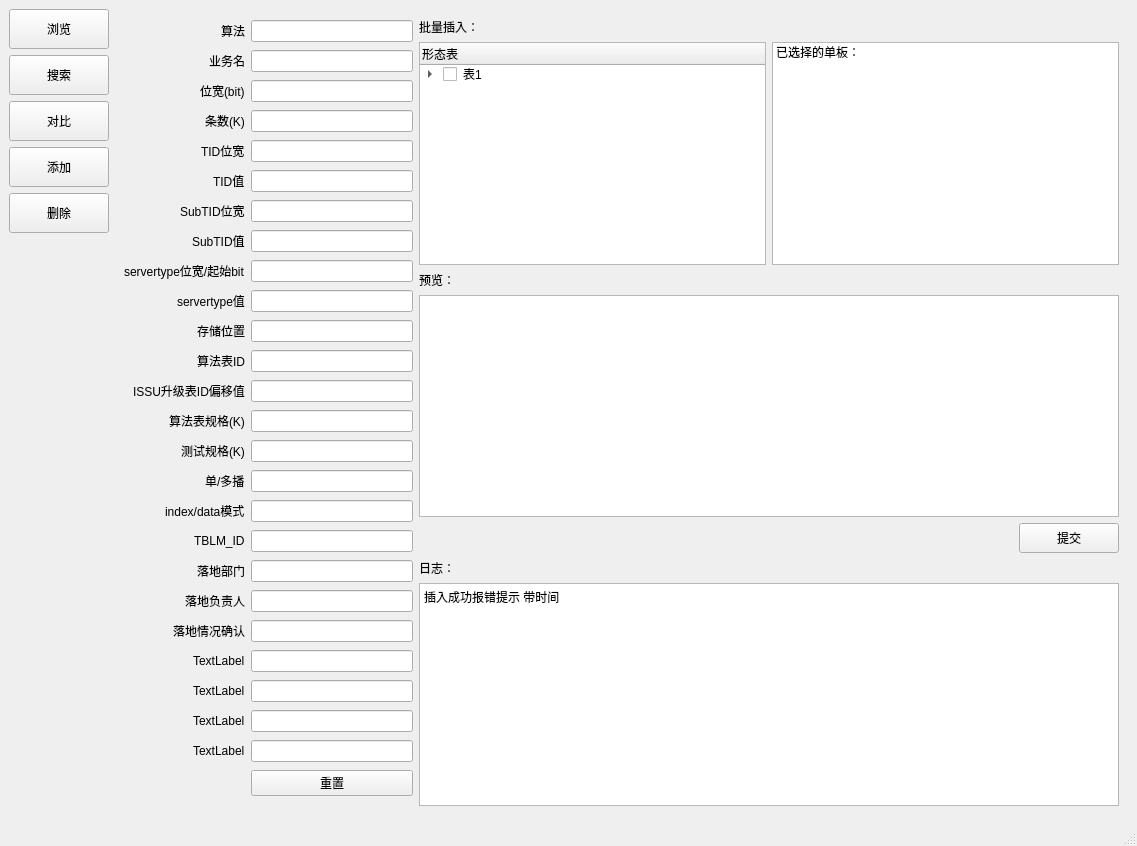
<?xml version="1.0" encoding="UTF-8"?>
<ui version="4.0">
 <class>MainWindow</class>
 <widget class="QMainWindow" name="MainWindow">
  <property name="geometry">
   <rect>
    <x>0</x>
    <y>0</y>
    <width>1133</width>
    <height>778</height>
   </rect>
  </property>
  <property name="windowTitle">
   <string>MainWindow</string>
  </property>
  <widget class="QWidget" name="centralwidget">
   <layout class="QVBoxLayout" name="verticalLayout_4">
    <item>
     <layout class="QHBoxLayout" name="horizontalLayout">
      <item>
       <layout class="QVBoxLayout" name="verticalLayout">
        <property name="sizeConstraint">
         <enum>QLayout::SetDefaultConstraint</enum>
        </property>
        <item>
         <widget class="QPushButton" name="pushButton_1">
          <property name="minimumSize">
           <size>
            <width>100</width>
            <height>40</height>
           </size>
          </property>
          <property name="text">
           <string>浏览</string>
          </property>
         </widget>
        </item>
        <item>
         <widget class="QPushButton" name="pushButton_2">
          <property name="minimumSize">
           <size>
            <width>100</width>
            <height>40</height>
           </size>
          </property>
          <property name="text">
           <string>搜索</string>
          </property>
         </widget>
        </item>
        <item>
         <widget class="QPushButton" name="pushButton_3">
          <property name="minimumSize">
           <size>
            <width>100</width>
            <height>40</height>
           </size>
          </property>
          <property name="text">
           <string>对比</string>
          </property>
         </widget>
        </item>
        <item>
         <widget class="QPushButton" name="pushButton_4">
          <property name="minimumSize">
           <size>
            <width>100</width>
            <height>40</height>
           </size>
          </property>
          <property name="text">
           <string>添加</string>
          </property>
         </widget>
        </item>
        <item>
         <widget class="QPushButton" name="pushButton_5">
          <property name="minimumSize">
           <size>
            <width>100</width>
            <height>40</height>
           </size>
          </property>
          <property name="text">
           <string>删除</string>
          </property>
         </widget>
        </item>
        <item>
         <widget class="QWidget" name="white" native="true"/>
        </item>
       </layout>
      </item>
      <item>
       <widget class="QStackedWidget" name="stackedWidget_1">
        <property name="currentIndex">
         <number>3</number>
        </property>
        <widget class="QWidget" name="page_3">
         <layout class="QHBoxLayout" name="horizontalLayout_2">
          <item>
           <layout class="QVBoxLayout" name="verticalLayout_2">
            <item>
             <layout class="QFormLayout" name="formLayout">
              <item row="0" column="0">
               <widget class="QLabel" name="label_2">
                <property name="text">
                 <string>检索条件：</string>
                </property>
               </widget>
              </item>
              <item row="1" column="0">
               <widget class="QCheckBox" name="checkBox">
                <property name="text">
                 <string>业务名称</string>
                </property>
               </widget>
              </item>
              <item row="1" column="1">
               <widget class="QLineEdit" name="lineEdit_2"/>
              </item>
              <item row="2" column="0">
               <widget class="QCheckBox" name="checkBox_2">
                <property name="text">
                 <string>位宽（bit）</string>
                </property>
               </widget>
              </item>
              <item row="2" column="1">
               <widget class="QLineEdit" name="lineEdit_3">
                <property name="text">
                 <string/>
                </property>
               </widget>
              </item>
              <item row="3" column="0">
               <widget class="QCheckBox" name="checkBox_3">
                <property name="text">
                 <string>条数（K）</string>
                </property>
               </widget>
              </item>
              <item row="3" column="1">
               <widget class="QLineEdit" name="lineEdit"/>
              </item>
              <item row="4" column="0">
               <widget class="QCheckBox" name="checkBox_4">
                <property name="text">
                 <string>TID位宽</string>
                </property>
               </widget>
              </item>
              <item row="4" column="1">
               <widget class="QLineEdit" name="lineEdit_4"/>
              </item>
              <item row="5" column="0">
               <widget class="QCheckBox" name="checkBox_5">
                <property name="text">
                 <string>TID值</string>
                </property>
               </widget>
              </item>
              <item row="5" column="1">
               <widget class="QLineEdit" name="lineEdit_5"/>
              </item>
              <item row="6" column="0">
               <widget class="QCheckBox" name="checkBox_6">
                <property name="text">
                 <string>SubTid位宽</string>
                </property>
               </widget>
              </item>
              <item row="6" column="1">
               <widget class="QLineEdit" name="lineEdit_6"/>
              </item>
              <item row="7" column="0">
               <widget class="QCheckBox" name="checkBox_8">
                <property name="text">
                 <string>subTid值</string>
                </property>
               </widget>
              </item>
              <item row="7" column="1">
               <widget class="QLineEdit" name="lineEdit_7"/>
              </item>
              <item row="8" column="0">
               <widget class="QCheckBox" name="checkBox_7">
                <property name="text">
                 <string>存储位置</string>
                </property>
               </widget>
              </item>
              <item row="8" column="1">
               <widget class="QLineEdit" name="lineEdit_8"/>
              </item>
              <item row="9" column="0">
               <widget class="QCheckBox" name="checkBox_21">
                <property name="text">
                 <string>算法表ID</string>
                </property>
               </widget>
              </item>
              <item row="9" column="1">
               <widget class="QLineEdit" name="lineEdit_9"/>
              </item>
              <item row="10" column="0">
               <widget class="QCheckBox" name="checkBox_9">
                <property name="text">
                 <string>算法表规格（K）</string>
                </property>
               </widget>
              </item>
              <item row="10" column="1">
               <widget class="QLineEdit" name="lineEdit_10"/>
              </item>
              <item row="11" column="0">
               <widget class="QCheckBox" name="checkBox_22">
                <property name="text">
                 <string>动作表ID</string>
                </property>
               </widget>
              </item>
              <item row="11" column="1">
               <widget class="QLineEdit" name="lineEdit_11"/>
              </item>
              <item row="12" column="0">
               <widget class="QCheckBox" name="checkBox_10">
                <property name="text">
                 <string>测试规格（K）</string>
                </property>
               </widget>
              </item>
              <item row="12" column="1">
               <widget class="QLineEdit" name="lineEdit_12"/>
              </item>
              <item row="13" column="0">
               <widget class="QCheckBox" name="checkBox_24">
                <property name="text">
                 <string>单多播</string>
                </property>
               </widget>
              </item>
              <item row="13" column="1">
               <widget class="QLineEdit" name="lineEdit_13"/>
              </item>
              <item row="14" column="0">
               <widget class="QCheckBox" name="checkBox_12">
                <property name="text">
                 <string>index/data</string>
                </property>
               </widget>
              </item>
              <item row="14" column="1">
               <widget class="QLineEdit" name="lineEdit_14"/>
              </item>
              <item row="15" column="0">
               <widget class="QCheckBox" name="checkBox_23">
                <property name="text">
                 <string>TCAM起始地址</string>
                </property>
               </widget>
              </item>
              <item row="15" column="1">
               <widget class="QLineEdit" name="lineEdit_15"/>
              </item>
              <item row="16" column="0">
               <widget class="QCheckBox" name="checkBox_11">
                <property name="text">
                 <string>TBLM_ID</string>
                </property>
               </widget>
              </item>
              <item row="16" column="1">
               <widget class="QLineEdit" name="lineEdit_16"/>
              </item>
              <item row="17" column="0">
               <widget class="QCheckBox" name="checkBox_17">
                <property name="text">
                 <string>落地部门</string>
                </property>
               </widget>
              </item>
              <item row="17" column="1">
               <widget class="QLineEdit" name="lineEdit_17"/>
              </item>
              <item row="18" column="0">
               <widget class="QCheckBox" name="checkBox_18">
                <property name="text">
                 <string>落地负责人</string>
                </property>
               </widget>
              </item>
              <item row="18" column="1">
               <widget class="QLineEdit" name="lineEdit_18"/>
              </item>
              <item row="19" column="0">
               <widget class="QCheckBox" name="checkBox_20">
                <property name="text">
                 <string>落地情况确认</string>
                </property>
               </widget>
              </item>
              <item row="19" column="1">
               <widget class="QLineEdit" name="lineEdit_19"/>
              </item>
              <item row="20" column="0">
               <widget class="QCheckBox" name="checkBox_19">
                <property name="text">
                 <string>备注</string>
                </property>
               </widget>
              </item>
              <item row="20" column="1">
               <widget class="QLineEdit" name="lineEdit_20"/>
              </item>
              <item row="21" column="0">
               <widget class="QCheckBox" name="checkBox_13">
                <property name="text">
                 <string>server type位宽</string>
                </property>
               </widget>
              </item>
              <item row="21" column="1">
               <widget class="QLineEdit" name="lineEdit_21"/>
              </item>
              <item row="22" column="0">
               <widget class="QCheckBox" name="checkBox_14">
                <property name="text">
                 <string>server type值</string>
                </property>
               </widget>
              </item>
              <item row="22" column="1">
               <widget class="QLineEdit" name="lineEdit_22"/>
              </item>
              <item row="23" column="0">
               <widget class="QCheckBox" name="checkBox_15">
                <property name="text">
                 <string>单板名称</string>
                </property>
               </widget>
              </item>
              <item row="23" column="1">
               <widget class="QLineEdit" name="lineEdit_23"/>
              </item>
              <item row="24" column="0">
               <widget class="QCheckBox" name="checkBox_16">
                <property name="text">
                 <string>CheckBox</string>
                </property>
               </widget>
              </item>
              <item row="24" column="1">
               <widget class="QLineEdit" name="lineEdit_24"/>
              </item>
              <item row="25" column="0">
               <widget class="QCheckBox" name="checkBox_25">
                <property name="text">
                 <string>CheckBox</string>
                </property>
               </widget>
              </item>
              <item row="25" column="1">
               <widget class="QLineEdit" name="lineEdit_25"/>
              </item>
              <item row="26" column="1">
               <widget class="QDialogButtonBox" name="buttonBox">
                <property name="maximumSize">
                 <size>
                  <width>220</width>
                  <height>25</height>
                 </size>
                </property>
                <property name="orientation">
                 <enum>Qt::Horizontal</enum>
                </property>
                <property name="standardButtons">
                 <set>QDialogButtonBox::Apply|QDialogButtonBox::Reset</set>
                </property>
               </widget>
              </item>
             </layout>
            </item>
           </layout>
          </item>
          <item>
           <layout class="QVBoxLayout" name="verticalLayout_3">
            <item>
             <widget class="QLabel" name="label">
              <property name="text">
               <string>检索结果：</string>
              </property>
             </widget>
            </item>
            <item>
             <widget class="QTableWidget" name="tableWidget_2">
              <property name="minimumSize">
               <size>
                <width>700</width>
                <height>630</height>
               </size>
              </property>
             </widget>
            </item>
            <item alignment="Qt::AlignRight">
             <widget class="QPushButton" name="pushButton_10">
              <property name="minimumSize">
               <size>
                <width>100</width>
                <height>0</height>
               </size>
              </property>
              <property name="maximumSize">
               <size>
                <width>100</width>
                <height>25</height>
               </size>
              </property>
              <property name="text">
               <string>导出到Excel</string>
              </property>
             </widget>
            </item>
           </layout>
          </item>
         </layout>
        </widget>
        <widget class="QWidget" name="page_5">
         <layout class="QVBoxLayout" name="verticalLayout_5">
          <item>
           <widget class="QLabel" name="label_3">
            <property name="text">
             <string>形态表：</string>
            </property>
           </widget>
          </item>
          <item>
           <widget class="QComboBox" name="comboBox">
            <property name="maximumSize">
             <size>
              <width>200</width>
              <height>16777215</height>
             </size>
            </property>
            <property name="currentIndex">
             <number>-1</number>
            </property>
           </widget>
          </item>
          <item>
           <widget class="QLabel" name="label_4">
            <property name="text">
             <string>当前形态：</string>
            </property>
           </widget>
          </item>
          <item>
           <widget class="QTabWidget" name="tabWidget">
            <property name="tabPosition">
             <enum>QTabWidget::South</enum>
            </property>
            <property name="currentIndex">
             <number>0</number>
            </property>
            <widget class="QWidget" name="tab">
             <attribute name="title">
              <string>Tab 1</string>
             </attribute>
             <layout class="QVBoxLayout" name="verticalLayout_6">
              <item>
               <widget class="QTableWidget" name="tableWidget"/>
              </item>
             </layout>
            </widget>
            <widget class="QWidget" name="tab_2">
             <attribute name="title">
              <string>Tab 2</string>
             </attribute>
            </widget>
           </widget>
          </item>
         </layout>
        </widget>
        <widget class="QWidget" name="page"/>
        <widget class="QWidget" name="page_4">
         <layout class="QVBoxLayout" name="verticalLayout_8">
          <item>
           <layout class="QHBoxLayout" name="horizontalLayout_5">
            <item>
             <layout class="QGridLayout" name="gridLayout">
              <property name="sizeConstraint">
               <enum>QLayout::SetDefaultConstraint</enum>
              </property>
              <item row="25" column="1">
               <widget class="QPushButton" name="pushButton_7">
                <property name="text">
                 <string>重置</string>
                </property>
               </widget>
              </item>
              <item row="4" column="1">
               <widget class="QLineEdit" name="lineEdit_30"/>
              </item>
              <item row="3" column="1">
               <widget class="QLineEdit" name="lineEdit_29"/>
              </item>
              <item row="5" column="1">
               <widget class="QLineEdit" name="lineEdit_31"/>
              </item>
              <item row="2" column="1">
               <widget class="QLineEdit" name="lineEdit_28"/>
              </item>
              <item row="14" column="1">
               <widget class="QLineEdit" name="lineEdit_40"/>
              </item>
              <item row="12" column="1">
               <widget class="QLineEdit" name="lineEdit_38"/>
              </item>
              <item row="21" column="1">
               <widget class="QLineEdit" name="lineEdit_47"/>
              </item>
              <item row="0" column="1">
               <widget class="QLineEdit" name="lineEdit_26"/>
              </item>
              <item row="15" column="1">
               <widget class="QLineEdit" name="lineEdit_41"/>
              </item>
              <item row="19" column="1">
               <widget class="QLineEdit" name="lineEdit_45"/>
              </item>
              <item row="17" column="1">
               <widget class="QLineEdit" name="lineEdit_43"/>
              </item>
              <item row="1" column="1">
               <widget class="QLineEdit" name="lineEdit_27">
                <property name="text">
                 <string/>
                </property>
               </widget>
              </item>
              <item row="11" column="1">
               <widget class="QLineEdit" name="lineEdit_37"/>
              </item>
              <item row="18" column="1">
               <widget class="QLineEdit" name="lineEdit_44"/>
              </item>
              <item row="11" column="0" alignment="Qt::AlignRight">
               <widget class="QLabel" name="label_17">
                <property name="text">
                 <string>算法表ID</string>
                </property>
               </widget>
              </item>
              <item row="12" column="0" alignment="Qt::AlignRight">
               <widget class="QLabel" name="label_18">
                <property name="text">
                 <string>ISSU升级表ID偏移值</string>
                </property>
               </widget>
              </item>
              <item row="16" column="0" alignment="Qt::AlignRight">
               <widget class="QLabel" name="label_22">
                <property name="text">
                 <string>index/data模式</string>
                </property>
               </widget>
              </item>
              <item row="17" column="0" alignment="Qt::AlignRight">
               <widget class="QLabel" name="label_23">
                <property name="text">
                 <string>TBLM_ID</string>
                </property>
               </widget>
              </item>
              <item row="20" column="1">
               <widget class="QLineEdit" name="lineEdit_46"/>
              </item>
              <item row="13" column="1">
               <widget class="QLineEdit" name="lineEdit_39"/>
              </item>
              <item row="0" column="0" alignment="Qt::AlignRight">
               <widget class="QLabel" name="label_6">
                <property name="text">
                 <string>算法</string>
                </property>
               </widget>
              </item>
              <item row="4" column="0" alignment="Qt::AlignRight">
               <widget class="QLabel" name="label_10">
                <property name="text">
                 <string>TID位宽</string>
                </property>
               </widget>
              </item>
              <item row="8" column="1">
               <widget class="QLineEdit" name="lineEdit_34"/>
              </item>
              <item row="1" column="0" alignment="Qt::AlignRight">
               <widget class="QLabel" name="label_7">
                <property name="text">
                 <string>业务名</string>
                </property>
               </widget>
              </item>
              <item row="16" column="1">
               <widget class="QLineEdit" name="lineEdit_42"/>
              </item>
              <item row="5" column="0" alignment="Qt::AlignRight">
               <widget class="QLabel" name="label_11">
                <property name="text">
                 <string>TID值</string>
                </property>
               </widget>
              </item>
              <item row="23" column="1">
               <widget class="QLineEdit" name="lineEdit_49"/>
              </item>
              <item row="7" column="0" alignment="Qt::AlignRight">
               <widget class="QLabel" name="label_13">
                <property name="text">
                 <string>SubTID值</string>
                </property>
               </widget>
              </item>
              <item row="10" column="0" alignment="Qt::AlignRight">
               <widget class="QLabel" name="label_16">
                <property name="text">
                 <string>存储位置</string>
                </property>
               </widget>
              </item>
              <item row="6" column="1">
               <widget class="QLineEdit" name="lineEdit_32"/>
              </item>
              <item row="8" column="0" alignment="Qt::AlignRight">
               <widget class="QLabel" name="label_14">
                <property name="text">
                 <string>servertype位宽/起始bit</string>
                </property>
               </widget>
              </item>
              <item row="6" column="0" alignment="Qt::AlignRight">
               <widget class="QLabel" name="label_12">
                <property name="text">
                 <string>SubTID位宽</string>
                </property>
               </widget>
              </item>
              <item row="13" column="0" alignment="Qt::AlignRight">
               <widget class="QLabel" name="label_19">
                <property name="text">
                 <string>算法表规格(K)</string>
                </property>
               </widget>
              </item>
              <item row="22" column="1">
               <widget class="QLineEdit" name="lineEdit_48"/>
              </item>
              <item row="10" column="1">
               <widget class="QLineEdit" name="lineEdit_36"/>
              </item>
              <item row="9" column="1">
               <widget class="QLineEdit" name="lineEdit_35"/>
              </item>
              <item row="24" column="1">
               <widget class="QLineEdit" name="lineEdit_50"/>
              </item>
              <item row="2" column="0" alignment="Qt::AlignRight">
               <widget class="QLabel" name="label_8">
                <property name="text">
                 <string>位宽(bit)</string>
                </property>
               </widget>
              </item>
              <item row="3" column="0" alignment="Qt::AlignRight">
               <widget class="QLabel" name="label_9">
                <property name="text">
                 <string>条数(K)</string>
                </property>
               </widget>
              </item>
              <item row="9" column="0" alignment="Qt::AlignRight">
               <widget class="QLabel" name="label_15">
                <property name="text">
                 <string>servertype值</string>
                </property>
               </widget>
              </item>
              <item row="14" column="0" alignment="Qt::AlignRight">
               <widget class="QLabel" name="label_20">
                <property name="text">
                 <string>测试规格(K)</string>
                </property>
               </widget>
              </item>
              <item row="15" column="0" alignment="Qt::AlignRight">
               <widget class="QLabel" name="label_21">
                <property name="text">
                 <string>单/多播</string>
                </property>
               </widget>
              </item>
              <item row="7" column="1">
               <widget class="QLineEdit" name="lineEdit_33"/>
              </item>
              <item row="18" column="0" alignment="Qt::AlignRight">
               <widget class="QLabel" name="label_24">
                <property name="text">
                 <string>落地部门</string>
                </property>
               </widget>
              </item>
              <item row="23" column="0" alignment="Qt::AlignRight">
               <widget class="QLabel" name="label_29">
                <property name="text">
                 <string>TextLabel</string>
                </property>
               </widget>
              </item>
              <item row="19" column="0" alignment="Qt::AlignRight">
               <widget class="QLabel" name="label_25">
                <property name="text">
                 <string>落地负责人</string>
                </property>
               </widget>
              </item>
              <item row="20" column="0" alignment="Qt::AlignRight">
               <widget class="QLabel" name="label_26">
                <property name="text">
                 <string>落地情况确认</string>
                </property>
               </widget>
              </item>
              <item row="21" column="0" alignment="Qt::AlignRight">
               <widget class="QLabel" name="label_27">
                <property name="text">
                 <string>TextLabel</string>
                </property>
               </widget>
              </item>
              <item row="24" column="0" alignment="Qt::AlignRight">
               <widget class="QLabel" name="label_30">
                <property name="text">
                 <string>TextLabel</string>
                </property>
               </widget>
              </item>
              <item row="22" column="0" alignment="Qt::AlignRight">
               <widget class="QLabel" name="label_28">
                <property name="text">
                 <string>TextLabel</string>
                </property>
               </widget>
              </item>
             </layout>
            </item>
            <item>
             <layout class="QVBoxLayout" name="verticalLayout_7">
              <property name="sizeConstraint">
               <enum>QLayout::SetDefaultConstraint</enum>
              </property>
              <item>
               <widget class="QLabel" name="label_31">
                <property name="text">
                 <string>批量插入：</string>
                </property>
               </widget>
              </item>
              <item>
               <layout class="QHBoxLayout" name="horizontalLayout_3">
                <item>
                 <widget class="QTreeWidget" name="treeWidget">
                  <column>
                   <property name="text">
                    <string>形态表</string>
                   </property>
                  </column>
                  <item>
                   <property name="text">
                    <string>表1</string>
                   </property>
                   <property name="checkState">
                    <enum>Unchecked</enum>
                   </property>
                   <item>
                    <property name="text">
                     <string>单板1</string>
                    </property>
                    <property name="checkState">
                     <enum>Unchecked</enum>
                    </property>
                   </item>
                   <item>
                    <property name="text">
                     <string>单板2</string>
                    </property>
                    <property name="checkState">
                     <enum>Unchecked</enum>
                    </property>
                   </item>
                  </item>
                 </widget>
                </item>
                <item>
                 <widget class="QListWidget" name="listWidget">
                  <item>
                   <property name="text">
                    <string>已选择的单板：</string>
                   </property>
                  </item>
                 </widget>
                </item>
               </layout>
              </item>
              <item>
               <widget class="QLabel" name="label_32">
                <property name="text">
                 <string>预览：</string>
                </property>
               </widget>
              </item>
              <item>
               <widget class="QTableWidget" name="tableWidget_3"/>
              </item>
              <item>
               <layout class="QHBoxLayout" name="horizontalLayout_4">
                <item>
                 <widget class="QWidget" name="widget" native="true"/>
                </item>
                <item>
                 <widget class="QPushButton" name="pushButton">
                  <property name="minimumSize">
                   <size>
                    <width>0</width>
                    <height>30</height>
                   </size>
                  </property>
                  <property name="maximumSize">
                   <size>
                    <width>100</width>
                    <height>16777215</height>
                   </size>
                  </property>
                  <property name="text">
                   <string>提交</string>
                  </property>
                 </widget>
                </item>
               </layout>
              </item>
              <item>
               <widget class="QLabel" name="label_33">
                <property name="text">
                 <string>日志：</string>
                </property>
               </widget>
              </item>
              <item>
               <widget class="QTextBrowser" name="textBrowser">
                <property name="minimumSize">
                 <size>
                  <width>700</width>
                  <height>0</height>
                 </size>
                </property>
                <property name="html">
                 <string>&lt;!DOCTYPE HTML PUBLIC &quot;-//W3C//DTD HTML 4.0//EN&quot; &quot;http://www.w3.org/TR/REC-html40/strict.dtd&quot;&gt;
&lt;html&gt;&lt;head&gt;&lt;meta name=&quot;qrichtext&quot; content=&quot;1&quot; /&gt;&lt;style type=&quot;text/css&quot;&gt;
p, li { white-space: pre-wrap; }
&lt;/style&gt;&lt;/head&gt;&lt;body style=&quot; font-family:'SimSun'; font-size:9pt; font-weight:400; font-style:normal;&quot;&gt;
&lt;p style=&quot; margin-top:0px; margin-bottom:0px; margin-left:0px; margin-right:0px; -qt-block-indent:0; text-indent:0px;&quot;&gt;插入成功报错提示 带时间&lt;/p&gt;&lt;/body&gt;&lt;/html&gt;</string>
                </property>
               </widget>
              </item>
             </layout>
            </item>
           </layout>
          </item>
         </layout>
        </widget>
       </widget>
      </item>
     </layout>
    </item>
   </layout>
  </widget>
  <widget class="QMenuBar" name="menubar">
   <property name="geometry">
    <rect>
     <x>0</x>
     <y>0</y>
     <width>1133</width>
     <height>23</height>
    </rect>
   </property>
  </widget>
  <widget class="QStatusBar" name="statusbar"/>
 </widget>
 <resources/>
 <connections/>
</ui>
